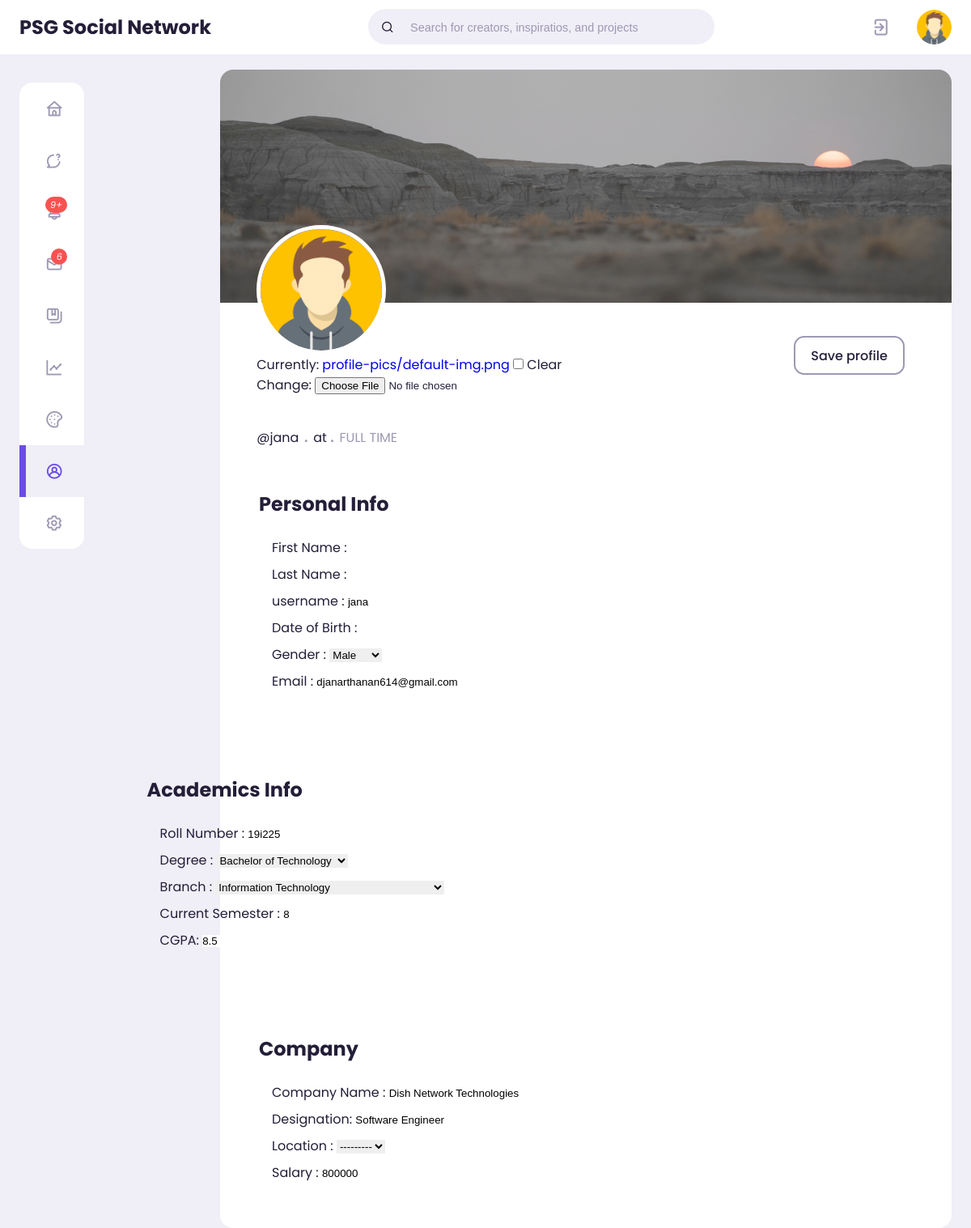
The app's page /edit-profile/ (signed in) with its own data.
### user/models.py (models this page shows, shortened)
class User(AbstractUser):
    GENDER_CHOICES= [
    ('male', 'Male'),
    ('female', 'Female'),
    ('other', 'Other'),
    ]
    username = models.CharField(max_length=200, unique=True)
    profile_pic = models.ImageField(upload_to="profile-pics", blank=True, null=True, default='profile-pics/default-img.png')
    profile_cover = models.ImageField(upload_to="profile-cover", blank=True, null=True, default='profile-cover/default-profile-cover.jpg')
    type = models.CharField(max_length=200, blank=True)
    email = models.EmailField(unique=True)
    gender = models.CharField(max_length=6, choices=GENDER_CHOICES, default='male', null=True)
    dob = models.DateField(null=True)
    USERNAME_FIELD = 'email'
    REQUIRED_FIELDS = []

class AcademicsInfo(models.Model):
    DEGREE_CHOICES = [
        ('B.Tech', 'Bachelor of Technology'),
        ('B.E', 'Bachelor of Engineering'),
        ('M.Tech', 'Master of Technology'),
        ('B.Sc', 'Bachelor of Science'),
        ('M.E', 'Master of Engineering'),
        ('M.Tech', 'Master of Technology'),
    ]
    DEPARTMENT_CHOICES = [
        ('IT', 'Information Technology'),
        ('CSE', 'Computer Science and Engineering'),
        ('ECE', 'Electronics and Communication Engineering'),
        ('ME', 'Mechanical Engineering'),
        ('CE', 'Civil Engineering'),
    ]
    user = models.ForeignKey(User, on_delete=models.CASCADE, null=True)
    roll_number = models.CharField(max_length=7, blank=True, unique=True)
    degree = models.CharField(max_length=100, blank=True, choices=DEGREE_CHOICES)
    department = models.CharField(max_length=100, blank=True, choices=DEPARTMENT_CHOICES)
    current_semester = models.CharField(max_length=200, blank=True)
    cgpa = models.FloatField(max_length=3, blank=True)

class CompanyInfo(models.Model):
    STATE_CHOICES = (("Andhra Pradesh","Andhra Pradesh"),("Arunachal Pradesh ","Arunachal Pradesh "),("Assam","Assam"),("Bihar","Bihar"),("Chhattisgarh","Chhattisgarh"),("Goa","Goa"),("Gujarat","Gujarat"),("Haryana","Haryana"),("Himachal Pradesh","Himachal Pradesh"),("Jammu and Kashmir ","Jammu and Kashmir "),("Jharkhand","Jharkhand"),("Karnataka","Karnataka"),("Kerala","Kerala"),("Madhya Pradesh","Madhya Pradesh"),("Maharashtra","Maharashtra"),("Manipur","Manipur"),("Meghalaya","Meghalaya"),("Mizoram","Mizoram"),("Nagaland","Nagaland"),("Odisha","Odisha"),("Punjab","Punjab"),("Rajasthan","Rajasthan"),("Sikkim","Sikkim"),("Tamil Nadu","Tamil Nadu"),("Telangana","Telangana"),("Tripura","Tripura"),("Uttar Pradesh","Uttar Pradesh"),("Uttarakhand","Uttarakhand"),("West Bengal","West Bengal"),("Andaman and Nicobar Islands","Andaman and Nicobar Islands"),("Chandigarh","Chandigarh"),("Dadra and Nagar Haveli","Dadra and Nagar Haveli"),("Daman and Diu","Daman and Diu"),("Lakshadweep","Lakshadweep"),("National Capital Territory of Delhi","National Capital Territory of Delhi"),("Puducherry","Puducherry"))
    user = models.ForeignKey(User, on_delete=models.CASCADE, null=True)
    company = models.CharField(max_length=100, blank=True)
    designation = models.CharField(max_length=100, blank=True)
    location = models.CharField(choices=cities, null=False, max_length=20)
    salary = models.BigIntegerField(blank=True)

### user/views.py (the view, shortened to what this page needs)
# urls.py: path('edit-profile/',views.editProfile, name="edit-profile"),
@login_required(login_url = 'login')
def editProfile(request):
    user = request.user
    academics = AcademicsInfo.objects.get(user = user)
    company = CompanyInfo.objects.get(user = user)
    form1 = EditUserProfile(instance = user)
    form2 = StepTwoForm(instance = academics)
    form3 = StepThreeForm(instance = company)
    context = {'user':user, 'form1': form1, 'form2': form2, 'form3' : form3 }
    return render(request, 'user/edit-profile.html', context)

### user/forms.py
class EditUserProfile(ModelForm):
    class Meta:
        model = User
        fields = ['profile_pic', 'profile_cover', 'first_name', 'last_name','username', 'email', 'dob', 'gender']
        widgets = {
            'dob':  forms.DateInput(attrs={'type': 'date'}),
            'profile_pic': forms.FileInput(attrs={'class':'file-input'}),
            'profile_cover': forms.FileInput(attrs={'class':'file-input', 'id' :'profile-cover-input'}),
        },

class StepTwoForm(ModelForm):
    def __init__(self, *args, **kwargs):
        super().__init__(*args, **kwargs)
        for field in self.fields.values():
            field.required = True
    roll_number = forms.CharField(max_length=7, error_messages={
        'unique': 'This roll number has already been registered.'
    })
    class Meta:
        model = AcademicsInfo
        fields = '__all__'
        exclude = ['user']

### user/templates/user/edit-profile.html (shortened to what this page needs)
{% extends 'base.html' %}
{% load static %}
{% block content %}
{% include 'top-nav.html' %}
<main class="profile">
    <div class="container">
        {% include 'side-nav.html'%}
        <section class="container-profile">
            <form method="POST" enctype="multipart/form-data">
                <div class="profile-header">
                    <div class="profile-top">
                        <img id="profile-cover" src="{{user.profile_cover.url}}" alt="profile-cover-img">
                    </div>
                    <div class="profile-middle">
                        <div class="profile-img">
                            <img src="{{user.profile_pic.url}}" alt="profile-image">
                            {{form1.profile_pic}}
                        </div>
                        <div class="right-buttons">
                            <input type="submit" value="Save profile" id="profile-save"
                                class="edit-profile-button"></input>
                        </div>
                    </div>
                    <div class="profile-bottom">
                        <div class="profile-bio">
                            <p><span>@{{user.username}}</span><span class="text-muted dot"> .
                                </span>{{company.designation}}
                                <span>at</span> {{company.company}}<span class="text-muted dot"> . </span> <span
                                    class="text-muted">FULL TIME</span>
                            </p>
                        </div>
                    </div>
                </div>
                <div class="profile-info">
                    <div class="block">
                        <h2>Personal Info</h2>
                        <p>First Name <span>: {{form1.first_name}}</span></p>
                        <p>Last Name <span>: {{form1.last_name}}</span></p>
                        <p>username <span>: {{form1.username}}</span></p>
                        <p>Date of Birth <span>: {{form1.dob}}</span></p>
                        <p>Gender <span>: {{form1.gender}}</span></p>
                        <p>Email <span>: {{form1.email}}</span></p>
                    </div>
                    <div class="block academics-info-block">
                        <h2>Academics Info</h2>
                        <p>Roll Number <span>: {{form2.roll_number}}</span></p>
                        <p>Degree <span>: {{form2.degree}}</span></p>
                        <p>Branch <span>: {{form2.department}}</span></p>
                        <p>Current Semester <span>: {{form2.current_semester}}</span></p>
                        <p>CGPA<span>: {{form2.cgpa}}</span></p>
                    </div>
                    <div class="block">
                        <h2>Company</h2>
                        <p>Company Name <span>: {{form3.company}}</span></p>
                        <p>Designation<span>: {{form3.designation}}</span></p>
                        <p>Location <span>: {{form3.location}}</span></p>
                        <p>Salary <span>: {{form3.salary}}</span></p>
                    </div>
                </div>
            </form>
        </section>
    </div>
</main>
{% endblock content %}

### templates/top-nav.html
{% load static %}
<nav>
    <div class="container">
        <h2 class="log">
            PSG Social Network
        </h2>
        <div class="search-bar">
            <i class="uil uil-search"></i>
            <input type="search" placeholder="Search for creators, inspiratios, and projects">
        </div>
        <div class="create">
            <a href="{% url 'user:logout'%}"><i class="uil uil-signout icon-font-size"></i></a>
            <div class="profile-picture">
                <img src="{{user.profile_pic.url}}" alt="Profile imgage">
            </div>
        </div>
    </div>
</nav>

### static/css/style.css (style rules this page uses)
:root { --primary-color-hue: 252; --dark-color-lightness: 17%; --light-color-lightness: 95%; --white-color-lightness: 100%; --color-white: hsl(252, 30%, var(--white-color-lightness)); --color-light: hsl(252, 30%, var(--light-color-lightness)); --color-light-background: hsl(252, 30%, 98%); --color-gray: hsl(var(--primary-color-hue), 15%, 65%); --color-primary: hsl(var(--primary-color-hue), 75%, 60%); --color-secondary: hsl(252, 100%, 90%); --color-success: hsl(120, 95%, 65%); --color-danger: hsl(0, 95%, 65%); --color-dark: hsl(252, 30%, var(--dark-color-lightness)); --color-black: hsl(252, 30%, 10%); --border-radius: 2rem; --input-button-radius: 0.8rem; --input-textfield-radius: 0.4rem; --card-border-radius: 1rem; --btn-padding: 0.6rem 2rem; --search-padding: 0.6rem 1rem; --card-padding: 1rem; --p-tag-color: hsl(0, 0, 20%); --sticky-top-left: 5.4rem; --sticky-top-right: -18rem; }
*, *::before, *::after { margin: 0; padding: 0; outline: 0; box-sizing: border-box; text-decoration: none; list-style: none; border: none; }
body { font-family: 'Poppins', sans-serif; color: var(--color-dark); background: var(--color-light); overflow-x: hidden; }
.container { width: 80%; margin: 0 auto; }
.profile-picture { width: 2.7rem; border-radius: 50%; aspect-ratio: 1/1; overflow: hidden; }
img { display: block; width: 100%; }
.text-muted { color: var(--color-gray); }
nav { width: 100%; background: var(--color-white); padding: 0.7rem 0; position: fixed; top: 0; z-index: 10; }
nav .container { display: flex; align-items: center; justify-content: space-between; }
.search-bar { background: var(--color-light); border-radius: var(--border-radius); padding: var(--search-padding); }
.search-bar input[type="search"] { background: transparent; width: 30vw; margin-left: 1rem; font-size: 0.9rem; color: var(--color-dark); }
nav .search-bar input[type="search"]::placeholder { color: var(--color-gray); }
nav .create { display: flex; align-items: center; gap: 2rem; }
.icon-font-size { font-size: 1.5rem; color: var(--color-gray); }
main { position: relative; top: 5.4rem; }
main .container { position: relative; }
.profile .container { display: grid; grid-template-columns: 18vw auto; column-gap: 2rem; }
.container-profile { width: 100%; border-radius: var(--card-border-radius); }
.profile-header { padding-bottom: .1rem; background: var(--color-white); height:max-content; border-radius: var(--card-border-radius) var(--card-border-radius) 0 0; }
#profile-cover { width: 100%; height: 18rem; opacity: 0.8; border-radius: var(--card-border-radius) var(--card-border-radius) 0 0; }
.profile-bio { margin-top: 2rem; }
.profile-middle { display: flex; width: 90%; margin: 0 auto; justify-content: space-between; }
.profile-img img { position: sticky; width: 10rem; margin-top: -6rem; border-radius: 50%; aspect-ratio: 1/1; overflow: hidden; border: 5px solid var(--color-white); z-index: 1; }
.profile-middle .right-buttons { display: flex; align-items: center; }
.edit-profile-button { display: inline-block; padding: .5rem 1rem; position: relative; margin-top: 1rem; border-radius: var(--input-button-radius); background: var(--color-white); color: var(--color-dark); font-weight: 500; border: 2px solid var(--color-gray); }
.profile-bottom { width: 90%; margin: 0 auto; position: inherit; }
.profile-bio p { color: var(--p-tag-color); font-weight: 400; }
.profile-bio .dot { font-size: 1.5rem; }
.profile-info { width: 100%; background: var(--color-white); border-radius: 0 0 var(--card-border-radius) var(--card-border-radius); display: grid; grid-template-columns: 45% 45%; justify-content: space-around; }
.block { padding: 3rem; }
.block h2 { margin-bottom: 1.5rem; }
.block p { margin: .5rem 1rem; display: grid; grid-template-columns: 40% auto; justify-self: start; }
.profile .profile-info .academics-info-block { position: relative; left: -10%; padding-left: 0; }
.profile .profile-middle #profile-save { display: inline-block; padding: .6rem 1.2rem; position: relative; border-radius: var(--input-button-radius); background: var(--color-white); color: var(--color-dark); margin-right: .8rem; font-size: 1rem; font-family: 'Poppins', sans-serif; border: 2px solid var(--color-gray); }
@media screen and (max-width: 1200px) { .container { width: 96%; } }
@media screen and (max-width: 1200px) { .profile-info { display: block; } }
@media screen and (max-width: 1200px) { .block p { display: block; width: 100%; } }

### records on screen
User: profile_pic (placeholder picture), profile_cover (placeholder picture), username "jana", gender "Male", email "djanarthanan614@gmail.com"
AcademicsInfo: roll_number "19i225", degree "Bachelor of Technology", department "Information Technology", current_semester "8", cgpa "8.5"
CompanyInfo: company "Dish Network Technologies", designation "Software Engineer", location "---------", salary "800000"
